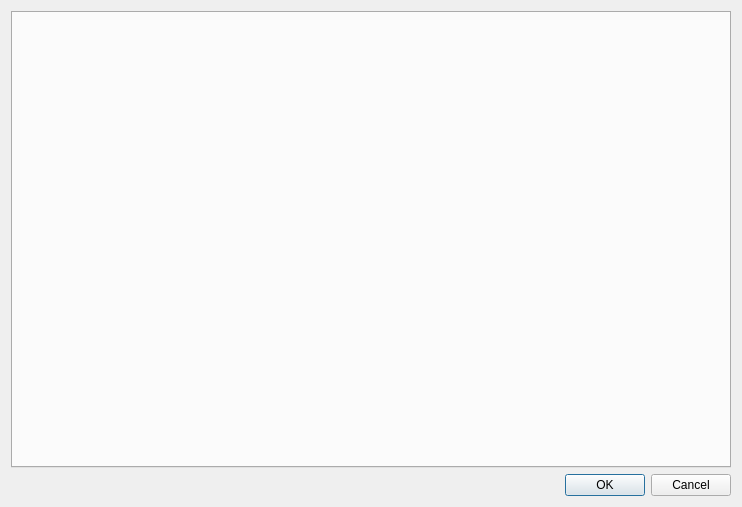
<?xml version="1.0" encoding="UTF-8"?>
<ui version="4.0">
 <class>edit_vlans_dialog</class>
 <widget class="QDialog" name="edit_vlans_dialog">
  <property name="geometry">
   <rect>
    <x>0</x>
    <y>0</y>
    <width>742</width>
    <height>507</height>
   </rect>
  </property>
  <property name="windowTitle">
   <string>Dialog</string>
  </property>
  <layout class="QVBoxLayout" name="verticalLayout_3">
   <item>
    <widget class="QTabWidget" name="devices_tab_widget"/>
   </item>
   <item>
    <widget class="QDialogButtonBox" name="buttonBox">
     <property name="standardButtons">
      <set>QDialogButtonBox::StandardButton::Cancel|QDialogButtonBox::StandardButton::Ok</set>
     </property>
    </widget>
   </item>
  </layout>
 </widget>
 <resources/>
 <connections/>
</ui>
